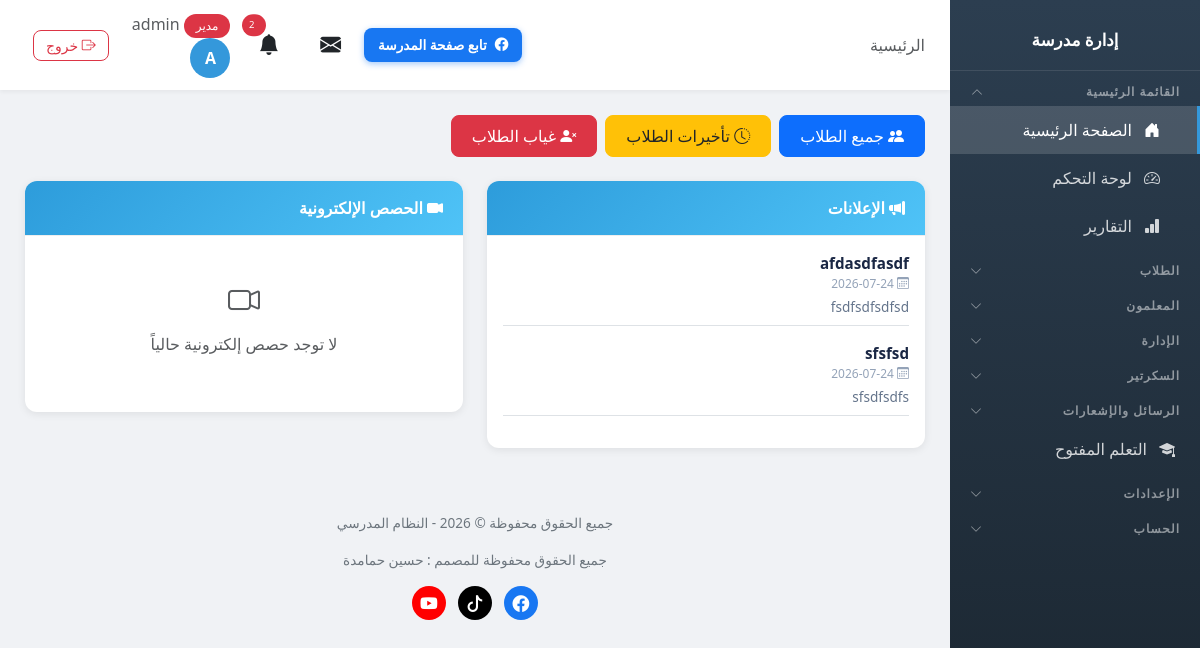
The app's page / (signed in) with its own data.
### school/models.py (models this page shows, shortened)
class Profile(models.Model):
    ROLE_CHOICES = [
        ('admin', 'مدير'),
        ('vice_principal', 'نائب مدير'),
        ('secretary', 'سكرتير'),
        ('teacher', 'معلم'),
        ('student', 'طالب'),
    ]
    user = models.OneToOneField(User, on_delete=models.CASCADE, related_name='profile')
    role = models.CharField('الدور', max_length=20, choices=ROLE_CHOICES, default='student')
    phone = models.CharField('رقم الهاتف', max_length=20, blank=True)

class Announcement(models.Model):
    title = models.CharField('العنوان', max_length=200)
    content = models.TextField('المحتوى')
    created_by = models.ForeignKey(User, on_delete=models.SET_NULL, null=True, verbose_name='الناشر')
    created_at = models.DateTimeField('تاريخ النشر', auto_now_add=True)
    is_active = models.BooleanField('نشط', default=True)
    class Meta:
        verbose_name = 'إعلان'
        verbose_name_plural = 'الإعلانات'
        ordering = ['-created_at']

### school/views.py (the view)
# urls.py: path('', views.home, name='home'),
def home(request):
    from datetime import datetime, timedelta
    announcements = Announcement.objects.filter(is_active=True)[:5]
    lesson_links = LessonLink.objects.filter(is_active=True)[:10]
    now = datetime.now()
    now_ago = now - timedelta(hours=1)
    school_info = SchoolInfo.objects.first()
    return render(request, 'school/home.html', {
        'announcements': announcements,
        'lesson_links': lesson_links,
        'now': now,
        'now_ago': now_ago,
        'school_info': school_info,
    })

### templates/school/home.html (shortened to what this page needs)
{% extends 'school/base.html' %}
{% block page_heading %}الرئيسية{% endblock %}
{% block content %}
{% if user.is_authenticated %}
{% if user.profile.role == 'admin' or user.profile.role == 'vice_principal' %}
<div class="d-flex flex-wrap gap-2 mb-4">
    <a href="{% url 'student_list' %}" class="btn btn-primary"><i class="bi bi-people-fill"></i> جميع الطلاب</a>
    <a href="{% url 'lateness_list' %}" class="btn btn-warning text-dark"><i class="bi bi-clock-history"></i> تأخيرات الطلاب</a>
    <a href="{% url 'absence_list' %}" class="btn btn-danger"><i class="bi bi-person-x-fill"></i> غياب الطلاب</a>
</div>
{% endif %}
<div class="row g-4">
    <div class="col-lg-6">
        <div class="card">
            <div class="card-header" style="background: linear-gradient(135deg, #2d9cdb, #4fc3f7); color: #fff;">
                <i class="bi bi-megaphone-fill"></i> الإعلانات
            </div>
            <div class="card-body p-3">
                {% if announcements %}
                    {% for a in announcements %}
                    <div class="mb-3 pb-2 border-bottom">
                        <div style="font-weight: 600; font-size: 0.95rem; color: #1a2744;">{{ a.title }}</div>
                        <div style="font-size: 0.75rem; color: #94a3b8;"><i class="bi bi-calendar3"></i> {{ a.created_at|date:"Y-m-d" }}</div>
                        <div style="font-size: 0.85rem; color: #64748b; margin-top: 4px;">{{ a.content|truncatewords:25 }}</div>
                    </div>
                    {% endfor %}
                {% else %}
                <div class="text-center py-4 text-muted">
                    <i class="bi bi-megaphone" style="font-size: 2rem;"></i>
                    <p class="mt-2">لا توجد إعلانات حالياً</p>
                </div>
                {% endif %}
            </div>
        </div>
    </div>
    <div class="col-lg-6">
        <div class="card">
            <div class="card-header" style="background: linear-gradient(135deg, #2d9cdb, #4fc3f7); color: #fff;">
                <i class="bi bi-camera-video-fill"></i> الحصص الإلكترونية
            </div>
            <div class="card-body p-3">
                {% if lesson_links %}
                    {% for link in lesson_links %}
                    <a href="{{ link.url }}" target="_blank" class="text-decoration-none" style="display: flex; align-items: center; padding: 10px 0; border-bottom: 1px solid #f0f4f8; color: inherit;">
                        <div style="width: 42px; height: 42px; background: linear-gradient(135deg, #2d9cdb, #4fc3f7); color: #fff; border-radius: 10px; display: flex; align-items: center; justify-content: center; margin-left: 14px; flex-shrink: 0;">
                            <i class="bi bi-play-fill"></i>
                        </div>
                        <div style="flex: 1;">
                            <div style="font-weight: 600; font-size: 0.9rem; color: #1a2744;">{{ link.title }}
                                {% if link.lesson_datetime and link.lesson_datetime <= now and link.lesson_datetime >= now_ago %}<span style="background: #10b981; color: #fff; font-size: 0.6rem; padding: 2px 8px; border-radius: 10px; margin-right: 5px;">مباشر</span>{% endif %}
                            </div>
                            {% if link.lesson_datetime %}
                            <div style="font-size: 0.75rem; color: #94a3b8;"><i class="bi bi-clock"></i> {{ link.lesson_datetime|date:"Y-m-d H:i" }}</div>
                            {% endif %}
                        </div>
                        <div style="color: #2d9cdb; font-size: 1.2rem;"><i class="bi bi-chevron-left"></i></div>
                    </a>
                    {% endfor %}
                {% else %}
                <div class="text-center py-4 text-muted">
                    <i class="bi bi-camera-video" style="font-size: 2rem;"></i>
                    <p class="mt-2">لا توجد حصص إلكترونية حالياً</p>
                </div>
                {% endif %}
            </div>
        </div>
    </div>
</div>
{% endif %}
{% endblock %}

### templates/school/base.html (shortened to what this page needs)
<!DOCTYPE html>
<html lang="ar" dir="rtl">
<head>
    <link href="https://cdn.jsdelivr.net/npm/bootstrap@5.3.0/dist/css/bootstrap.min.css" rel="stylesheet">
    <link href="https://cdn.jsdelivr.net/npm/bootstrap@5.3.0/dist/css/bootstrap.rtl.min.css" rel="stylesheet">
    <link rel="stylesheet" href="https://cdn.jsdelivr.net/npm/bootstrap-icons@1.11.0/font/bootstrap-icons.css">
    <link href="https://cdn.jsdelivr.net/npm/select2@4.1.0-rc.0/dist/css/select2.min.css" rel="stylesheet" />
    <link href="https://cdn.jsdelivr.net/npm/select2-bootstrap-5-theme@1.3.0/dist/select2-bootstrap-5-theme.rtl.min.css" rel="stylesheet" />
    <link rel="stylesheet" href="https://unpkg.com/leaflet@1.9.4/dist/leaflet.css" />
</head>
<body>
    {% if user.is_authenticated %}
    <div class="sidebar" id="sidebar">
        <div class="brand">
            <h4>إدارة مدرسة {{ school_info.name_ar }}</h4>
        </div>
        {% if user.is_authenticated %}
        <button class="nav-section nav-toggle" type="button" data-target="collapse-main" aria-expanded="false">
            <span>القائمة الرئيسية</span><i class="bi bi-chevron-down"></i>
        </button>
        <div class="nav-collapse" id="collapse-main">
        <a href="{% url 'home' %}" class="nav-link {% if request.resolver_match.url_name == 'home' %}active{% endif %}">
            <i class="bi bi-house-door-fill"></i> الصفحة الرئيسية
        </a>
        <a href="{% url 'dashboard' %}" class="nav-link {% if request.resolver_match.url_name == 'dashboard' %}active{% endif %}">
            <i class="bi bi-speedometer2"></i> لوحة التحكم
        </a>
        {% if 'reports_view' in user_perms %}
        <a href="{% url 'reports' %}" class="nav-link {% if request.resolver_match.url_name == 'reports' or 'report' in request.resolver_match.url_name %}active{% endif %}">
            <i class="bi bi-bar-chart-fill"></i> التقارير
        </a>
        {% endif %}
        </div>
        {% if 'students_view' in user_perms or 'students_add' in user_perms or 'notes_view' in user_perms or 'levels_view' in user_perms or 'discipline_view' in user_perms or 'discipline_add' in user_perms %}
        <button class="nav-section nav-toggle" type="button" data-target="collapse-students" aria-expanded="false">
            <span>الطلاب</span><i class="bi bi-chevron-down"></i>
        </button>
        {% endif %}
        {% if 'teachers_view' in user_perms or 'teachers_add' in user_perms or 'nominations_view' in user_perms or 'guardians_view' in user_perms %}
        <button class="nav-section nav-toggle" type="button" data-target="collapse-teachers" aria-expanded="false">
            <span>المعلمون</span><i class="bi bi-chevron-down"></i>
        </button>
        {% endif %}
        {% if 'classes_view' in user_perms or 'subjects_view' in user_perms or 'announcements_view' in user_perms or 'agenda_view' in user_perms or 'leaves_view' in user_perms or 'lateness_view' in user_perms or 'meetings_view' in user_perms or 'supervisor_visits_view' in user_perms or 'inspection_visits_view' in user_perms or 'visit_program_view' in user_perms or 'absence_view' in user_perms or 'schedule_view' in user_perms or 'certificates_view' in user_perms or 'exams_view' in user_perms or 'survey_view' in user_perms %}
        <button class="nav-section nav-toggle" type="button" data-target="collapse-admin" aria-expanded="false">
            <span>الإدارة</span><i class="bi bi-chevron-down"></i>
        </button>
        {% endif %}
        {% if 'incoming_view' in user_perms or 'outgoing_view' in user_perms or 'no_objection_view' in user_perms %}
        <button class="nav-section nav-toggle" type="button" data-target="collapse-secretary" aria-expanded="false">
            <span>السكرتير</span><i class="bi bi-chevron-down"></i>
        </button>
        {% endif %}
        {% if 'messages_view' in user_perms or 'messages_send' in user_perms %}
        <button class="nav-section nav-toggle" type="button" data-target="collapse-messages" aria-expanded="false">
            <span>الرسائل والإشعارات</span><i class="bi bi-chevron-down"></i>
        </button>
        {% endif %}
        {% if 'open_learning_view' in user_perms %}
        <a href="{% url 'open_learning_list' %}" class="nav-link {% if 'open_learning' in request.resolver_match.url_name %}active{% endif %}">
            <i class="bi bi-mortarboard-fill"></i> التعلم المفتوح
        </a>
        {% endif %}
        {% if 'settings_accounts' in user_perms or 'settings_whatsapp' in user_perms or 'settings_links' in user_perms or user.profile.role == 'admin' %}
        <button class="nav-section nav-toggle" type="button" data-target="collapse-settings" aria-expanded="false">
            <span>الإعدادات</span><i class="bi bi-chevron-down"></i>
        </button>
        {% endif %}
        <button class="nav-section nav-toggle" type="button" data-target="collapse-account" aria-expanded="false">
            <span>الحساب</span><i class="bi bi-chevron-down"></i>
        </button>
        {% endif %}
    </div>
    <div class="main-content">
        <div class="top-bar">
            <div>
                <span class="d-none d-md-inline text-muted">{% block page_heading %}{% endblock %}</span>
            </div>
            <div style="display:flex; align-items:center; gap:10px;">
                <a href="https://www.facebook.com/ALMANSOUR.SCHOOL.YATTA" target="_blank" rel="noopener" class="btn btn-social-fb d-none d-md-inline-flex align-items-center gap-2">
                    <i class="bi bi-facebook"></i> تابع صفحة المدرسة
                </a>
                <div class="user-info">
                <div class="dropdown d-inline-block mx-2" id="messageBell">
                    <button class="btn btn-link text-reset position-relative p-1" type="button" data-bs-toggle="dropdown" aria-expanded="false" style="font-size: 1.3rem;">
                        <i class="bi bi-envelope-fill"></i>
                    </button>
                </div>
                <div class="dropdown d-inline-block mx-2" id="notificationBell">
                    <button class="btn btn-link text-reset position-relative p-1" type="button" data-bs-toggle="dropdown" aria-expanded="false" style="font-size: 1.3rem;">
                        <i class="bi bi-bell-fill"></i>
                        {% if unread_notifications_count > 0 %}
                        <span class="position-absolute top-0 start-100 translate-middle badge rounded-pill bg-danger" style="font-size: 0.6rem;">
                            {{ unread_notifications_count }}
                        </span>
                        {% endif %}
                    </button>
                </div>
                <a href="{% url 'my_account' %}" class="text-decoration-none text-reset">
                    <span class="text-muted d-none d-sm-inline">
                        <span class="badge bg-{% if user.profile.role == 'admin' %}danger{% elif user.profile.role == 'teacher' %}success{% else %}info{% endif %}">
                            {{ user.profile.get_role_display }}
                        </span>
                        {{ user.first_name|default:user.username }}
                    </span>
                    <div class="avatar">{{ user.first_name|first|default:user.username|first|upper }}</div>
                </a>
                <a href="{% url 'logout' %}" class="btn btn-sm btn-outline-danger ms-2" title="تسجيل الخروج">
                    <i class="bi bi-box-arrow-right"></i> <span class="d-none d-sm-inline">خروج</span>
                </a>
                </div>
                </div>
            </div>
        <div class="page-content">
            {% block content %}{% endblock %}
        </div>
        <div class="footer no-print">
            <p>جميع الحقوق محفوظة &copy; {% now "Y" %} - النظام المدرسي</p>
            <p>جميع الحقوق محفوظة للمصمم : حسين حمامدة</p>
            <p class="footer-social">
                <a href="https://www.facebook.com/hhamamdeh" target="_blank" rel="noopener" class="fb" title="فيسبوك" aria-label="فيسبوك"><i class="bi bi-facebook"></i></a>
                <a href="https://www.tiktok.com/@abuadelhamamdeh" target="_blank" rel="noopener" class="tt" title="تيك توك" aria-label="تيك توك"><i class="bi bi-tiktok"></i></a>
                <a href="https://www.youtube.com/@husseintech" target="_blank" rel="noopener" class="yt" title="يوتيوب" aria-label="يوتيوب"><i class="bi bi-youtube"></i></a>
            </p>
        </div>
    </div>
    {% endif %}
</body>
</html>

### records on screen
Announcement: title "afdasdfasdf", created_at "2026-07-24", content "fsdfsdfsdfsd"
Announcement: title "sfsfsd", created_at "2026-07-24", content "sfsdfsdfs"

### other values on screen
{{ unread_notifications_count }} "2"
{{ user.profile.get_role_display }} "مدير"
{{ user.first_name|default:user.username }} "admin"
{{ user.first_name|first|default:user.username|first|upper }} "A"
